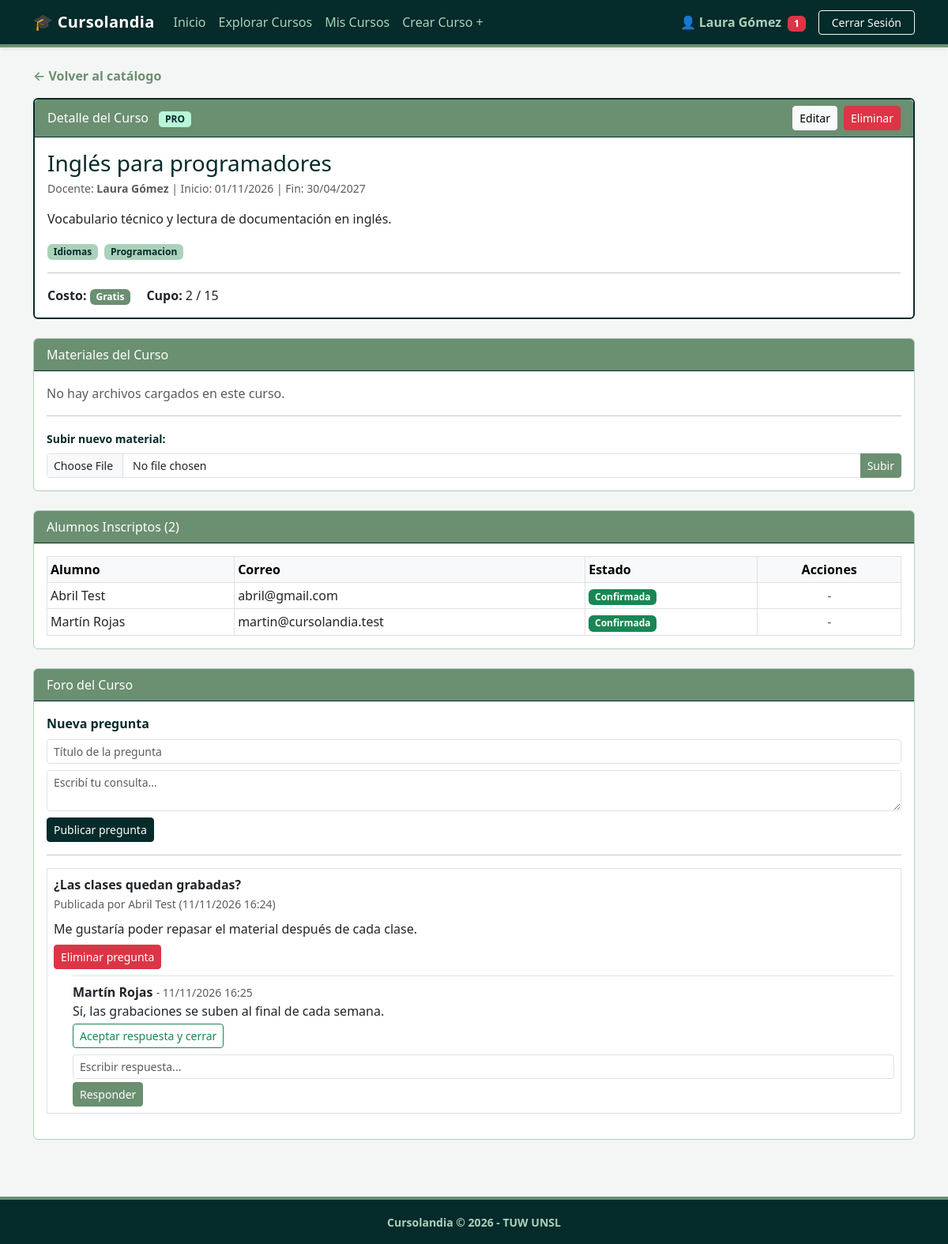
The page /index.php?action=detalle_curso&id=4 (signed in) on the database its author committed.
### tables this page shows
CREATE TABLE `cursos` (
  `id` int(10) UNSIGNED NOT NULL,
  `creador_id` int(10) UNSIGNED NOT NULL,
  `titulo` varchar(150) NOT NULL,
  `descripcion` text NOT NULL,
  `costo` decimal(10,2) NOT NULL DEFAULT 0.00,
  `cupo` smallint(5) UNSIGNED DEFAULT NULL,
  `es_publico` tinyint(1) NOT NULL DEFAULT 1,
  `fecha_inicio` date NOT NULL,
  `fecha_fin` date NOT NULL,
  `fecha_creacion` datetime NOT NULL DEFAULT current_timestamp()
);

CREATE TABLE `usuarios` (
  `id` int(10) UNSIGNED NOT NULL,
  `rol_id` tinyint(3) UNSIGNED NOT NULL DEFAULT 1,
  `plan_id` tinyint(3) UNSIGNED NOT NULL DEFAULT 1,
  `nombre` varchar(100) NOT NULL,
  `apellido` varchar(100) NOT NULL,
  `email` varchar(150) NOT NULL,
  `password_hash` varchar(255) NOT NULL,
  `antecedentes` text DEFAULT NULL,
  `imagen_perfil` varchar(255) DEFAULT NULL,
  `fecha_registro` datetime NOT NULL DEFAULT current_timestamp(),
  `plan_vence_en` date DEFAULT NULL
);

CREATE TABLE `inscripciones` (
  `id` int(10) UNSIGNED NOT NULL,
  `curso_id` int(10) UNSIGNED NOT NULL,
  `usuario_id` int(10) UNSIGNED NOT NULL,
  `estado` enum('pendiente','confirmada','rechazada') NOT NULL DEFAULT 'confirmada',
  `fecha_inscripcion` datetime NOT NULL DEFAULT current_timestamp()
);

CREATE TABLE `preguntas` (
  `id` int(10) UNSIGNED NOT NULL,
  `curso_id` int(10) UNSIGNED NOT NULL,
  `autor_id` int(10) UNSIGNED NOT NULL,
  `titulo` varchar(200) NOT NULL,
  `contenido` text NOT NULL,
  `destacada` tinyint(1) NOT NULL DEFAULT 0,
  `respuesta_aceptada_id` int(10) UNSIGNED DEFAULT NULL,
  `fecha_creada` datetime NOT NULL DEFAULT current_timestamp()
);

CREATE TABLE `respuestas` (
  `id` int(10) UNSIGNED NOT NULL,
  `pregunta_id` int(10) UNSIGNED NOT NULL,
  `autor_id` int(10) UNSIGNED NOT NULL,
  `contenido` text NOT NULL,
  `fecha_creada` datetime NOT NULL DEFAULT current_timestamp(),
  `fecha_editada` datetime DEFAULT NULL
);

### app/views/cursos/detalle.php (the view, shortened to what the rows shown need)
<?php
require_once __DIR__ . '/../layouts/header.php';
$puedeDescargar = ($esCreador || ($miInscripcion && $miInscripcion['estado'] === 'confirmada'));
?>
<div class="mb-3">
    <a href="index.php?action=catalogo" class="link-cursolandia">&larr; Volver al catálogo</a>
</div>
<div class="card mb-4 <?= $curso['creador_plan'] == 2 ? 'card-cursolandia-pro' : 'card-cursolandia' ?>">
    <div class="card-header card-header-cursolandia d-flex justify-content-between align-items-center">
        <span>
            Detalle del Curso
            <?php if ($curso['creador_plan'] == 2): ?>
                <span class="badge badge-pro ms-2">PRO</span>
            <?php endif; ?>
        </span>
        <?php if ($esCreador): ?>
            <div class="d-flex gap-2">
                <a href="index.php?action=editar_curso&id=<?= $curso['id'] ?>" class="btn btn-sm btn-light">
                    Editar
                </a>
                <form action="index.php?action=eliminar_curso" method="POST" onsubmit="return confirm('¿Seguro que deseas eliminar este curso?');">
                    <button type="submit" class="btn btn-sm btn-danger">Eliminar</button>
                </form>
            </div>
        <?php endif; ?>
    </div>
    <div class="card-body">
        <h3 class="text-evergreen mb-1"><?= htmlspecialchars($curso['titulo']) ?></h3>
        <p class="text-muted small mb-3">
            Docente: <strong><?= htmlspecialchars($curso['creador_nombre'] . ' ' . $curso['creador_apellido']) ?></strong> |
            Inicio: <?= date('d/m/Y', strtotime($curso['fecha_inicio'])) ?> |
            Fin: <?= date('d/m/Y', strtotime($curso['fecha_fin'])) ?>
        </p>
        <p><?= nl2br(htmlspecialchars($curso['descripcion'])) ?></p>
        <?php if (!empty($curso['etiquetas'])): ?>
            <div class="mb-3">
                <?php foreach (explode(', ', $curso['etiquetas']) as $tag): ?>
                    <span class="badge badge-tag me-1"><?= htmlspecialchars($tag) ?></span>
                <?php endforeach; ?>
            </div>
        <?php endif; ?>
        <hr>
        <div class="d-flex justify-content-between align-items-center flex-wrap gap-2">
            <div>
                <span class="me-3">
                    <strong>Costo:</strong>
                    <?php if ($curso['costo'] > 0): ?>
                        <span class="badge badge-precio">$ <?= number_format($curso['costo'], 2, ',', '.') ?></span>
                    <?php else: ?>
                        <span class="badge badge-gratis">Gratis</span>
                    <?php endif; ?>
                </span>
                <span>
                    <strong>Cupo:</strong>
                    <?= $curso['cupo'] !== null ? "{$ocupados} / {$curso['cupo']}" : "{$ocupados} inscriptos (Ilimitado)" ?>
                </span>
            </div>
        </div>
    </div>
</div>
<div class="card card-cursolandia mb-4">
    <div class="card-header card-header-cursolandia">
        Materiales del Curso
    </div>
    <div class="card-body">
        <?php if (empty($archivos)): ?>
            <p class="text-muted mb-0">No hay archivos cargados en este curso.</p>
        <?php endif; ?>
        <?php if ($esCreador): ?>
            <hr>
            <form action="index.php?action=subir_material" method="POST" enctype="multipart/form-data">
                <label class="form-label small fw-bold text-evergreen">Subir nuevo material:</label>
                <div class="input-group input-group-sm">
                    <input type="file" name="material" class="form-control" required>
                    <button type="submit" class="btn btn-olive">Subir</button>
                </div>
            </form>
        <?php endif; ?>
    </div>
</div>
<?php if ($esCreador): ?>
    <div class="card card-cursolandia mb-4">
        <div class="card-header card-header-cursolandia">
            Alumnos Inscriptos (<?= count($inscripcionesCurso) ?>)
        </div>
        <div class="card-body">
            <?php if (empty($inscripcionesCurso)): ?>
                <p class="text-muted mb-0">Todavía no hay alumnos inscriptos.</p>
            <?php else: ?>
                <div class="table-responsive">
                    <table class="table table-bordered table-sm align-middle mb-0">
                        <thead class="table-light">
                            <tr>
                                <th>Alumno</th>
                                <th>Correo</th>
                                <th>Estado</th>
                                <th class="text-center">Acciones</th>
                            </tr>
                        </thead>
                        <tbody>
                            <?php foreach ($inscripcionesCurso as $ins): ?>
                                <tr>
                                    <td>
                                        <?= htmlspecialchars($ins['nombre'] . ' ' . $ins['apellido']) ?>
                                    </td>
                                    <td><?= htmlspecialchars($ins['email']) ?></td>
                                    <td>
                                        <?php if ($ins['estado'] === 'confirmada'): ?>
                                            <span class="badge bg-success">Confirmada</span>
                                        <?php elseif ($ins['estado'] === 'pendiente'): ?>
                                            <span class="badge bg-warning text-dark">Pendiente</span>
                                        <?php else: ?>
                                            <span class="badge bg-danger">Rechazada</span>
                                        <?php endif; ?>
                                    </td>
                                    <td class="text-center">
                                        <?php if ($ins['estado'] === 'pendiente'): ?>
                                            <div class="d-inline-flex gap-1">
                                                <form action="index.php?action=cambiar_estado_inscripcion" method="POST">
                                                    <input type="hidden" name="inscripcion_id" value="<?= $ins['id'] ?>">
                                                    <input type="hidden" name="estado" value="confirmada">
                                                    <button type="submit" class="btn btn-sm btn-evergreen">Confirmar</button>
                                                </form>
                                                <form action="index.php?action=cambiar_estado_inscripcion" method="POST">
                                                    <input type="hidden" name="inscripcion_id" value="<?= $ins['id'] ?>">
                                                    <input type="hidden" name="estado" value="rechazada">
                                                    <button type="submit" class="btn btn-sm btn-outline-danger">Rechazar</button>
                                                </form>
                                            </div>
                                        <?php else: ?>
                                            <span class="text-muted">-</span>
                                        <?php endif; ?>
                                    </td>
                                </tr>
                            <?php endforeach; ?>
                        </tbody>
                    </table>
                </div>
            <?php endif; ?>
        </div>
    </div>
<?php endif; ?>
<div class="card card-cursolandia mb-4">
    <div class="card-header card-header-cursolandia">
        Foro del Curso
    </div>
    <div class="card-body">
        <?php if (!$puedeDescargar): ?>
            <p class="text-muted mb-0">Debés tener una inscripción confirmada para participar en el foro.</p>
        <?php else: ?>
            <form action="index.php?action=crear_pregunta" method="POST" class="mb-3">
                <div class="mb-2">
                    <label class="form-label fw-bold text-evergreen">Nueva pregunta</label>
                    <input type="text" name="titulo" class="form-control form-control-sm" placeholder="Título de la pregunta" required>
                </div>
                <div class="mb-2">
                    <textarea name="contenido" class="form-control form-control-sm" rows="2" placeholder="Escribí tu consulta..." required></textarea>
                </div>
                <button type="submit" class="btn btn-evergreen btn-sm">Publicar pregunta</button>
            </form>
            <hr>
            <?php if (empty($preguntas)): ?>
                <p class="text-muted mb-0">No hay preguntas todavía.</p>
            <?php else: ?>
                <?php foreach ($preguntas as $p): ?>
                    <div class="border p-2 mb-3">
                        <div>
                            <strong><?= htmlspecialchars($p['titulo']) ?></strong>
                            <br>
                            <small class="text-muted">
                                Publicada por <?= htmlspecialchars($p['nombre'] . ' ' . $p['apellido']) ?> (<?= date('d/m/Y H:i', strtotime($p['fecha_creada'])) ?>)
                            </small>
                        </div>
                        <p class="mt-2 mb-2"><?= nl2br(htmlspecialchars($p['contenido'])) ?></p>
                        <?php if ($p['autor_id'] == $_SESSION['usuario_id'] || $esCreador): ?>
                            <form action="index.php?action=eliminar_pregunta" method="POST" class="mb-2" onsubmit="return confirm('¿Eliminar esta pregunta?');">
                                <button type="submit" class="btn btn-danger btn-sm">Eliminar pregunta</button>
                            </form>
                        <?php endif; ?>
                        <div class="ms-4 mt-2">
                            <?php foreach ($p['respuestas'] as $r): ?>
                                <div class="border-top pt-2 mt-2">
                                    <strong><?= htmlspecialchars($r['nombre'] . ' ' . $r['apellido']) ?></strong>
                                    <small class="text-muted">- <?= date('d/m/Y H:i', strtotime($r['fecha_creada'])) ?></small>
                                    <p class="mb-1"><?= nl2br(htmlspecialchars($r['contenido'])) ?></p>
                                    <?php if (empty($p['respuesta_aceptada_id']) && ($p['autor_id'] == $_SESSION['usuario_id'] || $esCreador)): ?>
                                        <form action="index.php?action=aceptar_respuesta" method="POST" class="mb-1">
                                            <button type="submit" class="btn btn-outline-success btn-sm">Aceptar respuesta y cerrar</button>
                                        </form>
                                    <?php endif; ?>
                                </div>
                            <?php endforeach; ?>
                            <?php if (empty($p['respuesta_aceptada_id'])): ?>
                                <form action="index.php?action=crear_respuesta" method="POST" class="mt-2">
                                    <input type="text" name="contenido" class="form-control form-control-sm mb-1" placeholder="Escribir respuesta..." required>
                                    <button type="submit" class="btn btn-olive btn-sm">Responder</button>
                                </form>
                            <?php else: ?>
                                <small class="text-muted d-block mt-2">Pregunta cerrada.</small>
                            <?php endif; ?>
                        </div>
                    </div>
                <?php endforeach; ?>
            <?php endif; ?>
        <?php endif; ?>
    </div>
</div>
<?php require_once __DIR__ . '/../layouts/footer.php'; ?>

### rows shown on the page
cursos: titulo "Inglés para programadores", creador.apellido "Laura Gómez", fecha_inicio "01/11/2026", fecha_fin "30/04/2027", descripcion "Vocabulario técnico y lectura de documentación en inglés.", cupo "15"
inscripciones: usuario.apellido "Abril Test", usuario.email "abril@gmail.com", estado "Confirmada"
inscripciones: usuario.apellido "Martín Rojas", usuario.email "martin@cursolandia.test", estado "Confirmada"
preguntas: titulo "¿Las clases quedan grabadas?", autor.apellido "Abril Test", fecha_creada "11/11/2026 16:24", contenido "Me gustaría poder repasar el material después de cada clase."
respuestas: autor.apellido "Martín Rojas", fecha_creada "11/11/2026 16:25", contenido "Sí, las grabaciones se suben al final de cada semana."

### other values the page prints
$_SESSION['usuario_nom'] "Laura Gómez"
$noLeidas "1"
$tag "Idiomas"
$tag "Programacion"
$ocupados "2"
count($inscripcionesCurso) "2"
